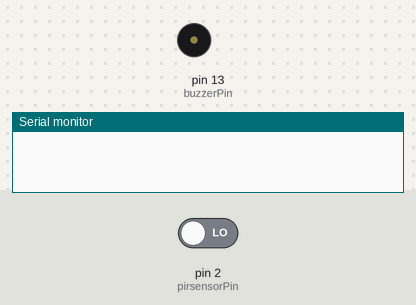
This sketch was run on a simulated Arduino Uno, built with avr-gcc and run on an emulated ATmega328P. On the bench: buzzer (waves = sounding, pin HIGH), the last lines printed to the serial monitor. The inputs (shaded band) are chosen by the test bench; at power-on: pin 2 (pirsensorPin) LOW.

Above: at 1.2 s.
1.3 s: pin 2 (pirsensorPin) driven HIGH
At 1.7 s:
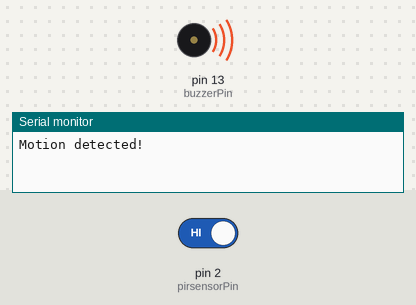
2.8 s: pin 2 (pirsensorPin) driven LOW
At 4.0 s:
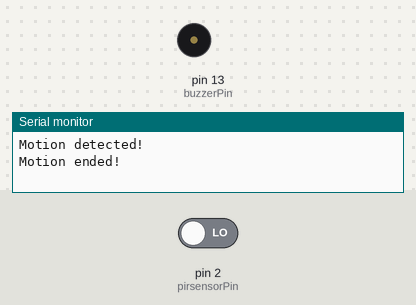
Timing chart, 0 to 5.8 s (numbered marks = the images above; inputs shaded):
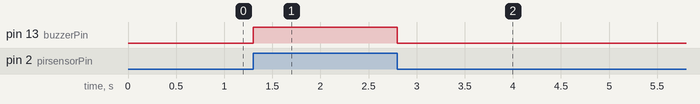

Measured:
- after the input at 1.3 s, pin 13 (buzzerPin): LOW → HIGH at once
- after the input at 2.8 s, pin 13 (buzzerPin): HIGH → LOW at once

The sketch:

20240720_SEC_ARDUINO_UNO.ino
```cpp
int buzzerPin = 13;
int pirsensorPin = 2;
int pirState = LOW;
int val = 0;

void setup() {
  pinMode(buzzerPin, OUTPUT);
  pinMode(pirsensorPin, INPUT);
  Serial.begin(9600);
}

void loop() {
  val = digitalRead(pirsensorPin);
  if (val == HIGH) {
    digitalWrite(buzzerPin, HIGH);
    if (pirState == LOW) {
      Serial.println("Motion detected!");
      pirState = HIGH;
    }
  } else {
    digitalWrite(buzzerPin, LOW);
    if (pirState == HIGH) {
      Serial.println("Motion ended!");
      pirState = LOW;
    }
  }
}
```
